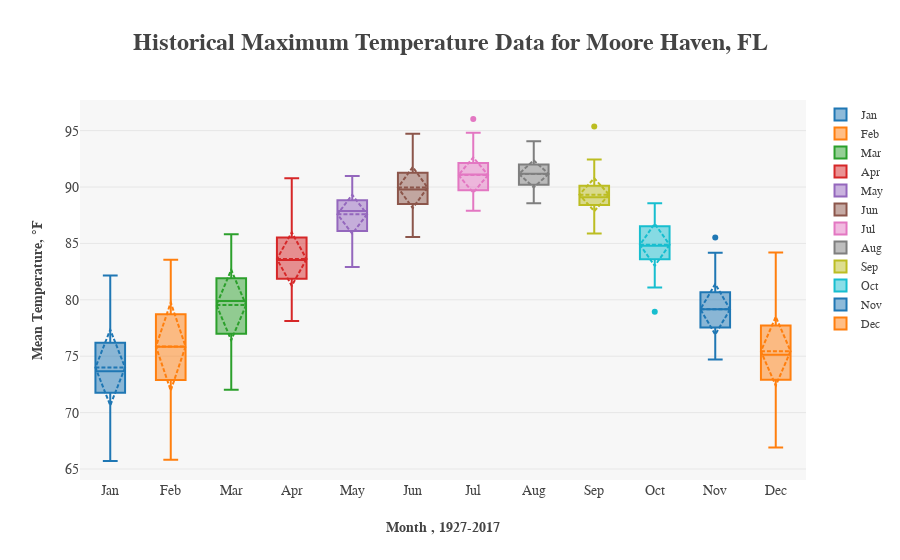

Write notebook code for a chart like this one.
### Markdown cell above
## Historical Temperature for Moore Haven, FL Evaluation Notes
Looking at the above plotly interactive scatter plot, I noticed a few things:
1. The are a few small data gaps early on in the dataset (1921)
2. The maximum and minimum temperature data fluctuates relatively normally on an annual basis throughout the dataset

### Code cell
# Plot the historical weather Dataframe for Moore Haven, FL for some quick Exploratory
# Data Analysis (EDA)
# Generate an interactive plot using the plotly package
layout = go.Layout(
    plot_bgcolor="rgb(247,247,247)",
    legend=dict(font=dict(family="serif", size=12)),
    title="<b>Historical Maximum Temperature Data for Moore Haven, FL</b>",
    titlefont=dict(family="serif", size=24),
    yaxis=dict(title="<b>Mean Temperature, {0}F</b>".format(u'\xb0'), 
               titlefont=dict(family="serif", size=14),
               tickfont=dict(family="serif", size=14)),
    xaxis=dict(title="<b>Month , 1927-2017</b>", titlefont=dict(family="serif", size=14), 
               tickfont=dict(family="serif", size=14))
)

trace1 = go.Box(
    y=df_fl_tmax[1],
    boxmean="sd",
    name="Jan"
)

trace2 = go.Box(
    y=df_fl_tmax[2],
    boxmean="sd",
    name="Feb"
)

trace3 = go.Box(
    y=df_fl_tmax[3],
    boxmean="sd",
    name="Mar"
)

trace4 = go.Box(
    y=df_fl_tmax[4],
    boxmean="sd",
    name="Apr"
)

trace5 = go.Box(
    y=df_fl_tmax[5],
    boxmean="sd",
    name="May"
)

trace6 = go.Box(
    y=df_fl_tmax[6],
    boxmean="sd",
    name="Jun"
)

trace7 = go.Box(
    y=df_fl_tmax[7],
    boxmean="sd",
    name="Jul"
)

trace8 = go.Box(
    y=df_fl_tmax[8],
    boxmean="sd",
    name="Aug"
)

trace9 = go.Box(
    y=df_fl_tmax[9],
    boxmean="sd",
    name="Sep"
)

trace10 = go.Box(
    y=df_fl_tmax[10],
    boxmean="sd",
    name="Oct"
)

trace11 = go.Box(
    y=df_fl_tmax[11],
    boxmean="sd",
    name="Nov"
)

trace12 = go.Box(
    y=df_fl_tmax[12],
    boxmean="sd",
    name="Dec"
)

fig = go.Figure(data=[trace1, trace2, trace3, trace4, trace5, trace6, \
                      trace7, trace8, trace9, trace10, trace11, trace12], layout=layout)
py.offline.iplot(fig)
